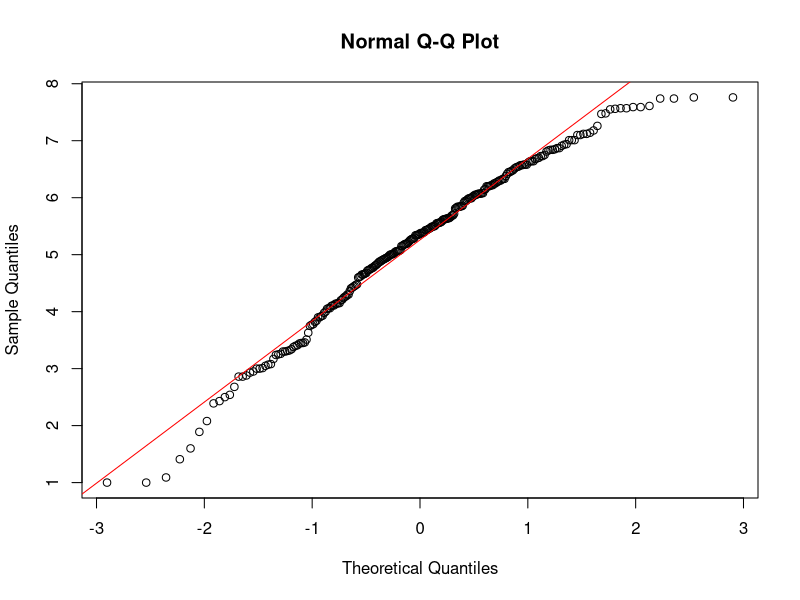
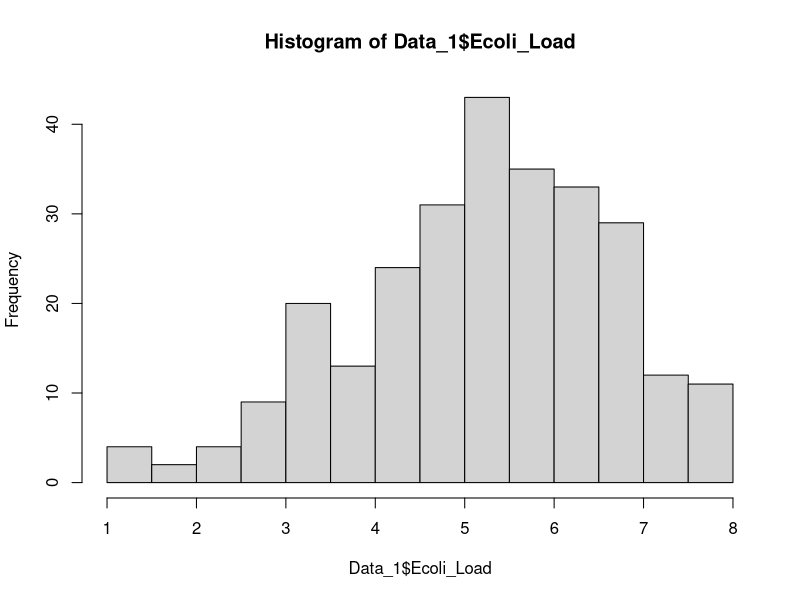
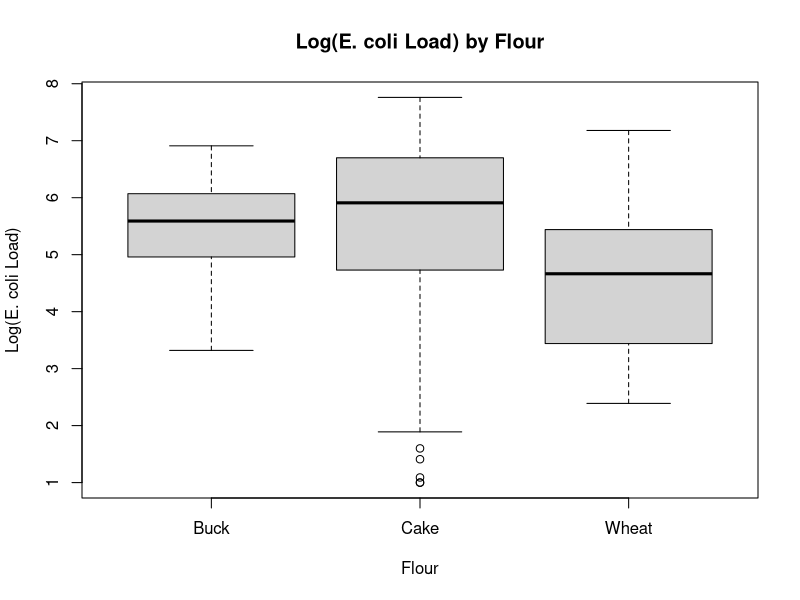
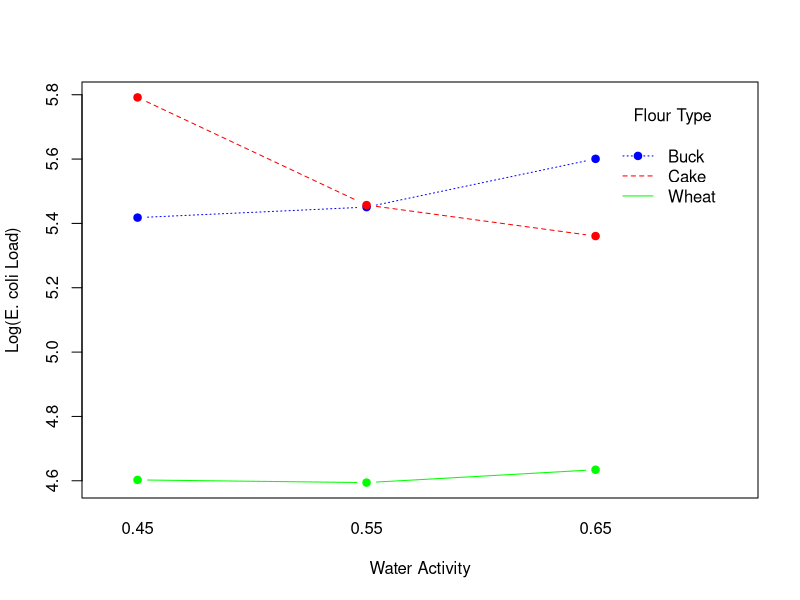
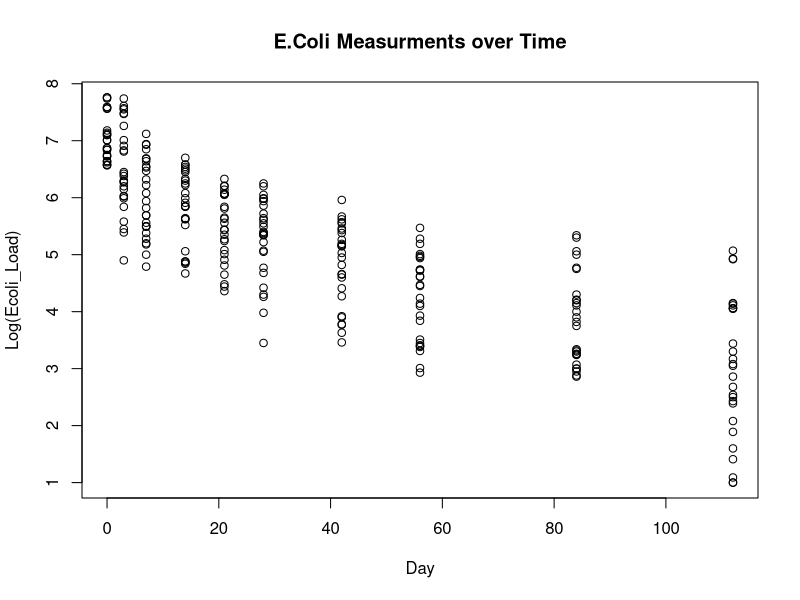
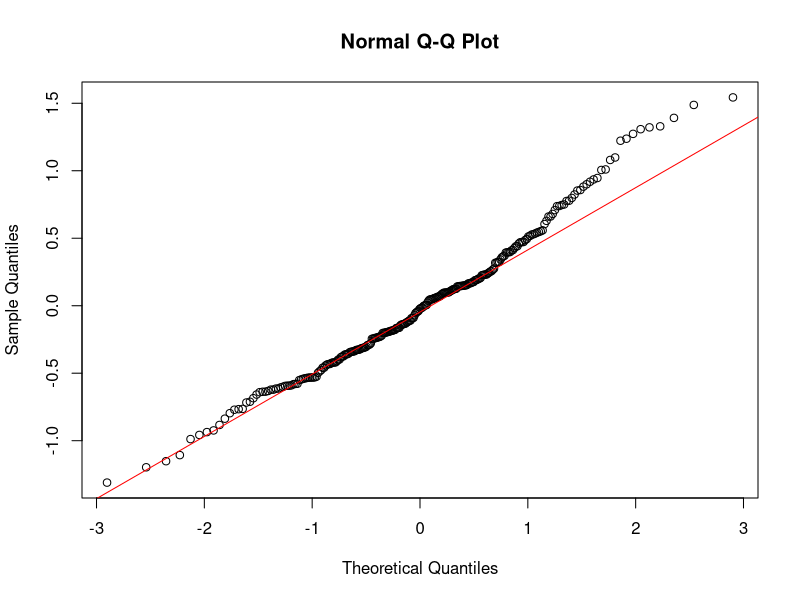
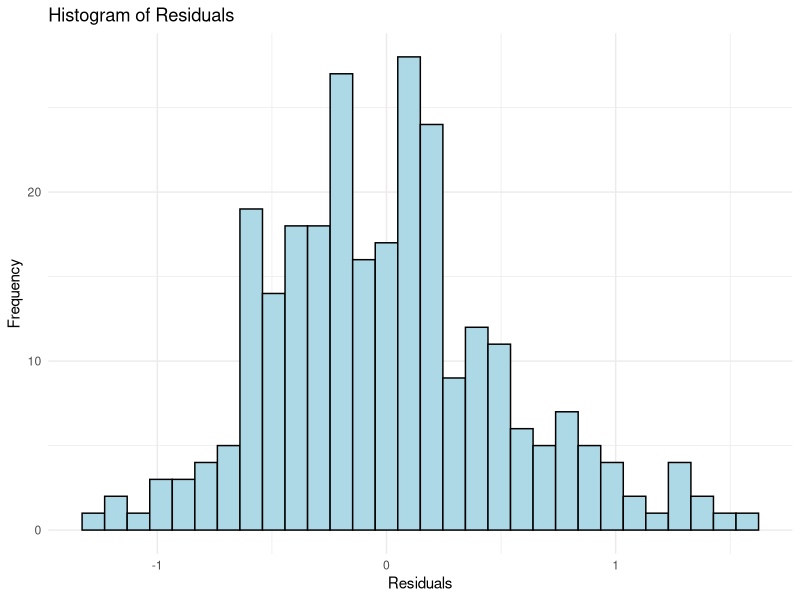
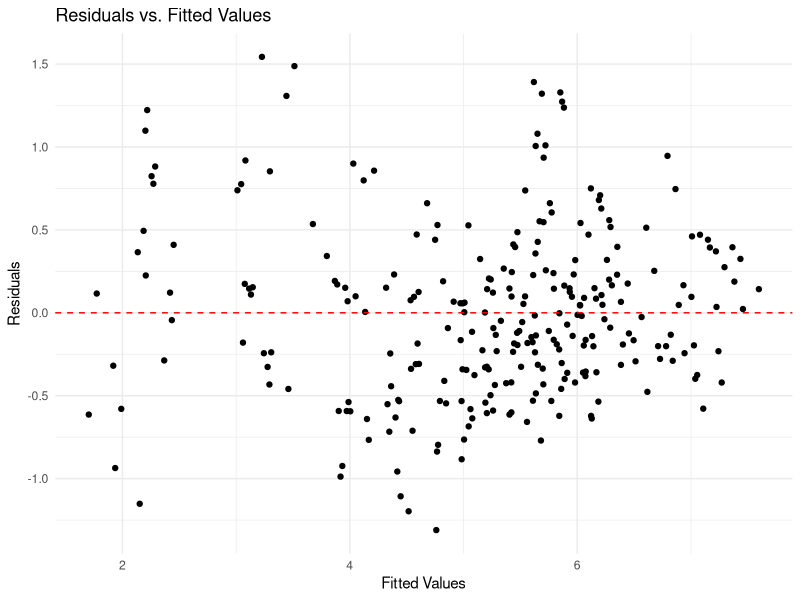

R code for these plots, in order:
## ---- chunk 1
#| echo: false
Data_1 <- read.csv("Data-1.csv")
qqnorm(Data_1$Ecoli_Load)
qqline(Data_1$Ecoli_Load, col = "red")

hist(Data_1$Ecoli_Load)

## ---- chunk 2
#| echo: false
# Load the dataset first

Data_1 <- read.csv("Data-1.csv")


suppressPackageStartupMessages(library(dplyr))
Data_1 %>%
  group_by(Flour) %>%
  summarise(
    Mean_Ecoli_Load = mean(Ecoli_Load, na.rm = TRUE),
    Median_Ecoli_Load = median(Ecoli_Load, na.rm = TRUE),
    SD_Ecoli_Load = sd(Ecoli_Load, na.rm = TRUE)
  )
boxplot(Ecoli_Load ~ Flour, data = Data_1, main="Log(E. coli Load) by Flour", xlab="Flour", ylab="Log(E. coli Load)")

## ---- chunk 3
#| echo: false
aov_results <- aov(Ecoli_Load ~ Flour, data = Data_1,)
summary(aov_results)

## ---- chunk 4
#| echo: false
TukeyHSD(aov_results)

## ---- chunk 5
#| echo: false
interaction.plot(x.factor = Data_1$aw,
                 trace.factor = Data_1$Flour,
                 response = Data_1$Ecoli_Load,
                 type = "b",
                 legend = TRUE,
                 xlab = "Water Activity",
                 ylab = "Log(E. coli Load)",
                 trace.label = "Flour Type",
                 col = c("blue", "red", "green"),
                 pch = 19)

## ---- chunk 6
#| echo: false
plot(x=Data_1$Day, y=Data_1$Ecoli_Load, xlab = "Day", ylab = "Log(Ecoli_Load)", main = "E.Coli Measurments over Time")

## ---- chunk 7
#| echo: false
aov_results2 <- aov(Ecoli_Load ~ Flour + Day + aw, data = Data_1,)
summary(aov_results2)

## ---- chunk 8
#| echo: false
interaction_aov <- aov(Ecoli_Load ~ Flour * Day * aw, data = Data_1)
summary(interaction_aov)

## ---- chunk 9
#| echo: false
interaction_aov2 <- aov(Ecoli_Load ~ Flour * Day + aw * Flour, data = Data_1)
summary(interaction_aov2)

## ---- chunk 10
#| echo: false
suppressPackageStartupMessages(library(lme4))

# Mixed-effects model
interaction_mixed <- lmer(Ecoli_Load ~ Flour * Day + aw * Flour + (1 | REP), data = Data_1)
anova(interaction_mixed)

## ---- chunk 11
#| echo: false
# QQ Plot
residuals <- residuals(interaction_mixed)
qqnorm(residuals)
qqline(residuals, col = "red")
## ---- chunk 12
#| echo: false
suppressPackageStartupMessages(library(ggplot2))
ggplot(data = NULL, aes(x = residuals)) +
  geom_histogram(bins = 30, fill = "lightblue", color = "black") +
  labs(x = "Residuals", y = "Frequency", title = "Histogram of Residuals") +
  theme_minimal()
## ---- chunk 13
#| echo: false
fitted_values <- fitted(interaction_mixed)

# Plot residuals vs. fitted values
ggplot(data = NULL, aes(x = fitted_values, y = residuals)) +
  geom_point() +
  geom_hline(yintercept = 0, linetype = "dashed", color = "red") +
  labs(x = "Fitted Values", y = "Residuals", title = "Residuals vs. Fitted Values") +
  theme_minimal()
## ---- chunk 14
#| echo: false
# Define observed values from the data
observed_values <- Data_1$Ecoli_Load  # Assuming Data_1 is your data frame and Ecoli_Load is the response variable

# Set up the plotting area to have 2 rows and 2 columns
par(mfrow=c(2, 2))

# Plot 1: Residuals vs. Fitted Values
plot(fitted_values, residuals, main="Residuals vs Fitted Values", xlab="Fitted Values", ylab="Residuals")
abline(h=0, col="red")

# Plot 2: Q-Q Plot of Residuals
qqnorm(residuals, main="Q-Q Plot of Residuals")
qqline(residuals, col = "red")

# Plot 3: Histogram of Residuals
hist(residuals, main="Histogram of Residuals", xlab="Residuals", breaks=20)

# Plot 4: Predicted vs. Observed Values
plot(observed_values, fitted_values, main="Predicted vs Observed Values", xlab="Observed Values", ylab="Predicted Values")
abline(a=0, b=1, col="red")

# Reset plotting layout to default (optional)
par(mfrow=c(1, 1))
## ---- chunk 15
#| echo: false

suppressPackageStartupMessages(library(lmerTest))
suppressPackageStartupMessages(library(glmmTMB))


# GLMM with Gaussian distribution for continuous response variable
glmm_model <- glmer(Ecoli_Load ~ Flour + Day + aw +  aw * Day + (1|REP), 
                    family = gaussian(link = "identity"), 
                    data = Data_1)
summary(glmm_model)
anova(glmm_model)
## ---- chunk 16
#| echo: false
suppressPackageStartupMessages(library(lme4))
# GLMM with Gamma distribution using log link function
glmm_model_gamma <- glmer(Ecoli_Load ~ Flour + Day + aw + aw * Day + Flour * aw * Day + (1 | REP), 
                          family = Gamma(link = "log"), 
                          data = Data_1)

# Summary of the model
summary(glmm_model_gamma)

## ---- chunk 17
#| echo: false
# Rescale Day and aw (mean 0, SD 1)
Data_1$Day_scaled <- scale(Data_1$Day)
Data_1$aw_scaled <- scale(Data_1$aw)

# Refit the model with scaled variables
glmm_model_gamma_scaled <- glmer(Ecoli_Load ~ Flour + Day_scaled + aw_scaled + 
                                 aw_scaled * Day_scaled + Flour * aw_scaled * Day_scaled + 
                                 (1 | REP), 
                                 family = Gamma(link = "log"), 
                                 data = Data_1)

# Summary of the scaled model
summary(glmm_model_gamma_scaled)
## ---- chunk 18
#| echo: false
# Load necessary libraries
suppressPackageStartupMessages(library(ggplot2))
suppressPackageStartupMessages(library(lme4))
suppressPackageStartupMessages(library(dplyr))

# Create new data for predictions
new_data <- expand.grid(
  Day_scaled = seq(min(Data_1$Day_scaled), max(Data_1$Day_scaled), length.out = 100),
  aw_scaled = mean(Data_1$aw_scaled),  # Set average aw value for prediction
  Flour = unique(Data_1$Flour),
  REP = unique(Data_1$REP)
)

# Generate predictions from the model
new_data$predicted <- predict(glmm_model_gamma_scaled, newdata = new_data, re.form = NA)

# Plot the predicted values
ggplot(new_data, aes(x = Day_scaled, y = predicted, color = Flour, group = Flour)) +
  geom_line(size = 1) +
  labs(title = "Predicted E. coli Load Over Time by Flour Type",
       x = "Scaled Day",
       y = "Predicted E. coli Load (Log Scale)") +
  theme_minimal() +
  theme(legend.title = element_blank())

## ---- chunk 19
#| echo: false
# Load the necessary library
suppressPackageStartupMessages(library(lme4))

# Fit the LM model
interaction_mixed <- lmer(Ecoli_Load ~ Flour + Day + aw + aw * Day + Flour * Day * aw + (1 | REP), data = Data_1)

# Extract log-likelihood
logLik_LM <- logLik(interaction_mixed)

# Number of parameters
num_params_LM <- length(fixef(interaction_mixed)) + length(VarCorr(interaction_mixed)$REP)

# Number of observations
n_LM <- nrow(Data_1)

# Calculate AIC and BIC
AIC_LM <- -2 * logLik_LM + 2 * num_params_LM
BIC_LM <- -2 * logLik_LM + num_params_LM * log(n_LM)

# Print AIC and BIC for the LM model
c(AIC_LM , BIC_LM)
